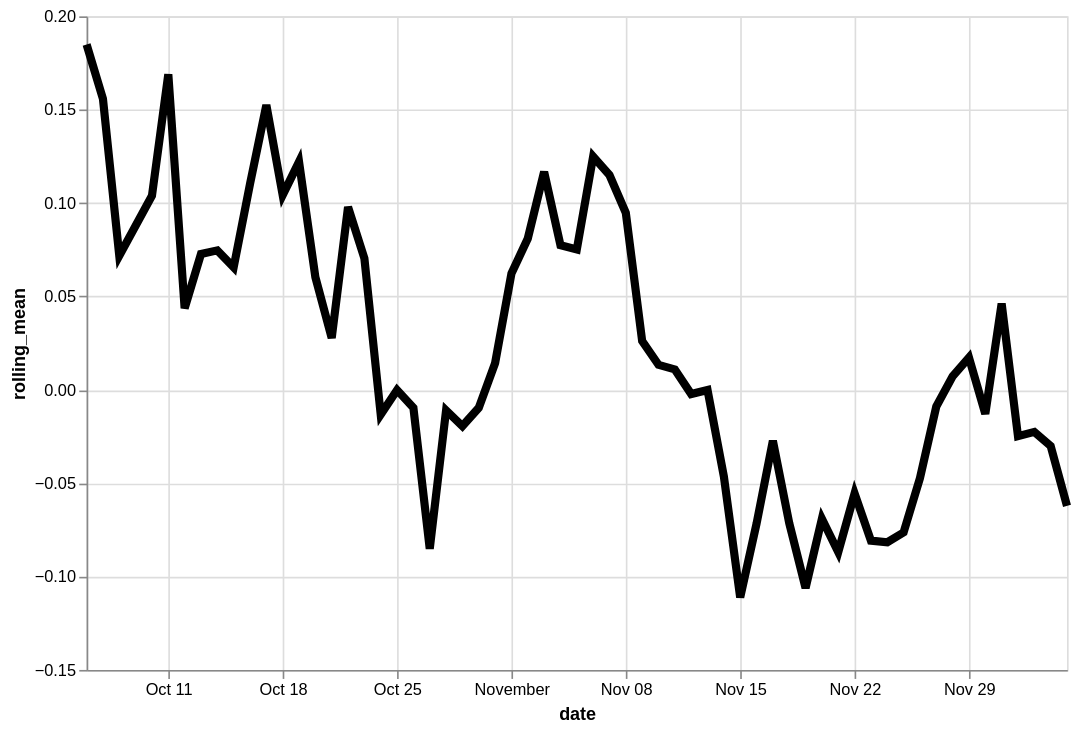

Describe this chart as a Vega-Lite specification.
### Vega-Lite specification from a JSON file in a GitHub repository (floating-point values rounded to 4 significant figures)
{"config": {"view": {"continuousWidth": 400, "continuousHeight": 300}}, "data": {"name": "data-788f0edccdf87f4c748516a5491d7f9c"}, "mark": {"type": "line", "color": "black", "size": 5}, "encoding": {"x": {"type": "temporal", "field": "date"}, "y": {"type": "quantitative", "field": "rolling_mean"}}, "height": 400, "transform": [{"window": [{"op": "mean", "field": "residual", "as": "rolling_mean"}], "frame": [-4, 3]}], "width": 600, "$schema": "https://vega.github.io/schema/vega-lite/v4.8.1.json", "datasets": {"data-788f0edccdf87f4c748516a5491d7f9c": [{"date": "2020-10-06", "residual": 1.045}, {"date": "2020-10-07", "residual": -0.02194}, {"date": "2020-10-08", "residual": -0.3791}, {"date": "2020-10-10", "residual": 0.09596}, {"date": "2020-10-11", "residual": 0.03958}, {"date": "2020-10-12", "residual": -0.3484}, {"date": "2020-10-13", "residual": 0.2967}, {"date": "2020-10-14", "residual": 0.6244}, {"date": "2020-10-15", "residual": 0.04245}, {"date": "2020-10-16", "residual": 0.2104}, {"date": "2020-10-17", "residual": -0.3636}, {"date": "2020-10-18", "residual": 0.02332}, {"date": "2020-10-19", "residual": 0.3964}, {"date": "2020-10-20", "residual": -0.0101}, {"date": "2020-10-21", "residual": -0.08928}, {"date": "2020-10-22", "residual": 0.7671}, {"date": "2020-10-23", "residual": -0.4516}, {"date": "2020-10-24", "residual": -0.05033}, {"date": "2020-10-25", "residual": 0.1977}, {"date": "2020-10-26", "residual": -0.196}, {"date": "2020-10-27", "residual": -0.2734}, {"date": "2020-10-28", "residual": 0.09498}, {"date": "2020-10-29", "residual": -0.1651}, {"date": "2020-10-30", "residual": 0.163}, {"date": "2020-10-31", "residual": 0.1413}, {"date": "2020-11-01", "residual": -0.1177}, {"date": "2020-11-02", "residual": 0.2758}, {"date": "2020-11-03", "residual": -0.00424}, {"date": "2020-11-04", "residual": 0.1106}, {"date": "2020-11-05", "residual": 0.2445}, {"date": "2020-11-06", "residual": 0.1208}, {"date": "2020-11-07", "residual": -0.1516}, {"date": "2020-11-08", "residual": 0.1235}, {"date": "2020-11-09", "residual": 0.28}, {"date": "2020-11-10", "residual": 0.1964}, {"date": "2020-11-11", "residual": -0.1661}, {"date": "2020-11-12", "residual": -0.4388}, {"date": "2020-11-13", "residual": 0.1429}, {"date": "2020-11-14", "residual": 0.1011}, {"date": "2020-11-15", "residual": -0.2571}, {"date": "2020-11-16", "residual": 0.1409}, {"date": "2020-11-17", "residual": -0.09063}, {"date": "2020-11-18", "residual": -0.3217}, {"date": "2020-11-19", "residual": 0.1499}, {"date": "2020-11-20", "residual": -0.08325}, {"date": "2020-11-21", "residual": -0.2098}, {"date": "2020-11-22", "residual": -0.1771}, {"date": "2020-11-23", "residual": 0.03913}, {"date": "2020-11-24", "residual": -0.00164}, {"date": "2020-11-25", "residual": 0.1602}, {"date": "2020-11-26", "residual": -0.5234}, {"date": "2020-11-27", "residual": 0.1424}, {"date": "2020-11-28", "residual": -0.04089}, {"date": "2020-11-29", "residual": 0.0228}, {"date": "2020-11-30", "residual": 0.13}, {"date": "2020-12-01", "residual": 0.168}, {"date": "2020-12-02", "residual": 0.07861}, {"date": "2020-12-03", "residual": -0.08101}, {"date": "2020-12-04", "residual": -0.05062}, {"date": "2020-12-05", "residual": -0.4256}]}}
